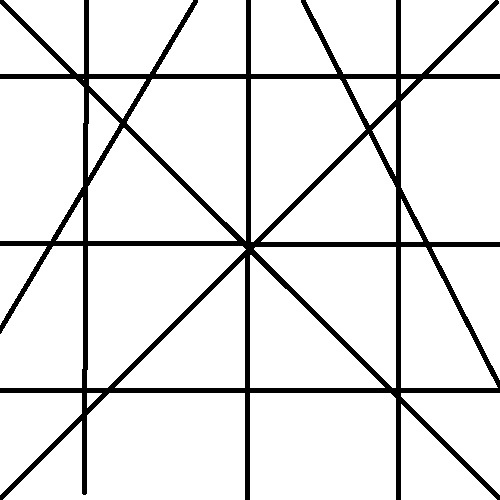
//> input picture ed/1351141324_8897.jpg, 500 x 500 px
$ ./equalize ../ed/1351141324_8897.jpg   (built with g++ and OpenCV 4)
//> lines starting //> are read from the running program, lines starting //| are printed output that depends on the picture
//> further down, src is the input picture: 500 rows x 500 cols, CV_8UC1; min 0, max 255, mean 229.3
#include <opencv2/opencv.hpp>

using namespace cv;

void equalize(Mat &src, Mat &dst)
{
	int gray[0xff+1] = {0};
	float prob[0xff+1];

	dst.create(src.size(), src.type());

	for (int i = 0; i < src.rows; i++) {
		uchar * row = src.ptr<uchar>(i);
		for (int j = 0; j < src.cols; j++) {
			gray[row[j]]++;
		}
	}
//> after the loop, gray = 256 values, max 213368 at index 255, min 0 at index 12, mean 976.6

	int total = src.rows * src.cols;
//> total = 250000
	prob[0] = (float)gray[0]/total;
//> prob = 256 values, max 0.0639 at index 0, min 0 at index 1, mean 0.00025
	for (int i = 1; i < 0xff + 1; i++) {
		prob[i] = (float)gray[i]/total + prob[i-1];
	//	printf("[%d]%f\n", i, prob[i]);
	}
//> after the loop, prob = 256 values from 0.0639 to 1

	for (int i = 0; i < src.rows; i++) {
		uchar * row = src.ptr<uchar>(i);
		uchar * drow = dst.ptr<uchar>(i);
		for (int j = 0; j < src.cols; j++) {
			drow[j] = saturate_cast<uchar>(prob[row[j]] * 0xff);
		}
	}
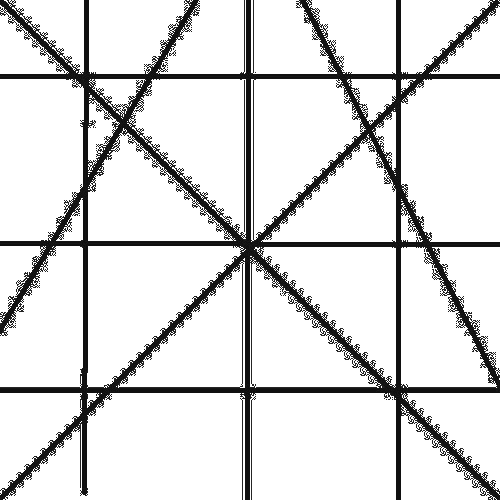
//> dst: 500 rows x 500 cols, CV_8UC1; min 16, max 255, mean 221
}

int main(int argc, char **argv)
{
	Mat src = imread(argv[1], 0);
	Mat dst;

	imshow("Origin", src);
	equalize(src, dst);
	imshow("Equalizes", dst);
	waitKey(0);
	return 0;
}
